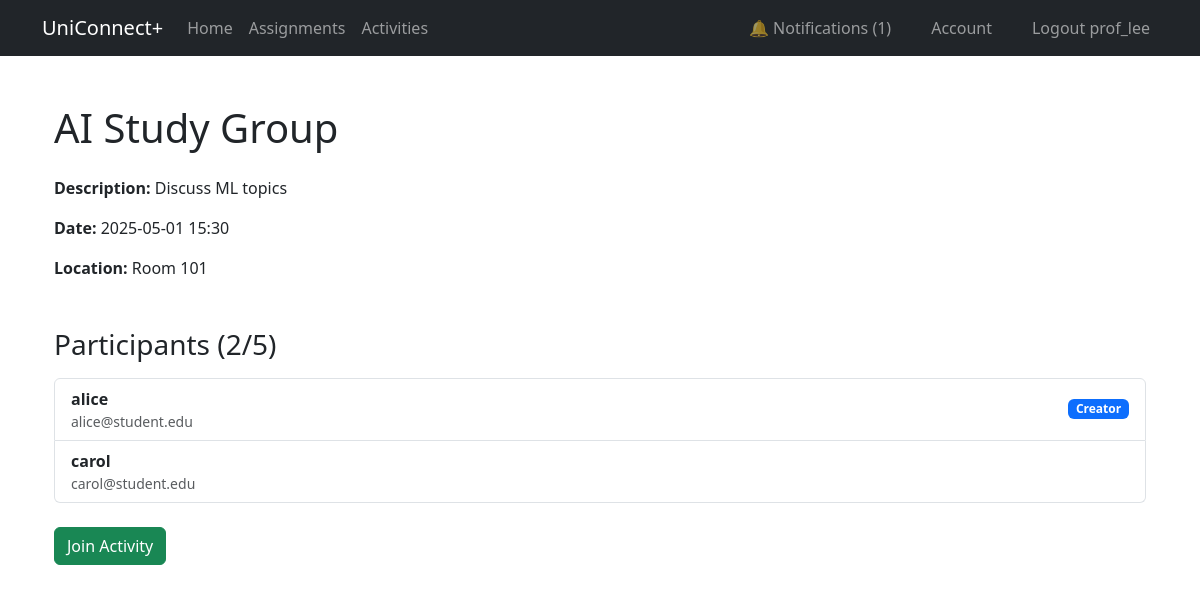
The page /activity/1 (signed in) on the database its author committed.
### app/models.py (models this page shows, shortened)
@dataclass
class User(UserMixin, db.Model):
    __tablename__ = 'user'
    id: so.Mapped[int] = so.mapped_column(primary_key=True)
    username: so.Mapped[str] = so.mapped_column(sa.String(64), unique=True, index=True)
    email: so.Mapped[str] = so.mapped_column(sa.String(120), unique=True, index=True)
    password_hash: so.Mapped[Optional[str]] = so.mapped_column(sa.String(256))
    role: so.Mapped[str] = so.mapped_column(sa.String(10), default="student")  # student, professor, admin
    submissions: so.Mapped[List['Submission']] = relationship(back_populates='student', cascade='all, delete-orphan')
    assignments: so.Mapped[List['Assignment']] = relationship(back_populates='professor', cascade='all, delete-orphan')
    activities_created: so.Mapped[List['Activity']] = relationship(back_populates='creator', cascade='all, delete-orphan')
    notifications: so.Mapped[List['Notification']] = relationship(back_populates='user', cascade='all, delete-orphan')
    participations: so.Mapped[List['Participant']] = relationship(back_populates='student', cascade='all, delete-orphan')

@dataclass
class Activity(db.Model):
    __tablename__ = 'activities'
    id: so.Mapped[int] = so.mapped_column(primary_key=True)
    title: so.Mapped[str] = so.mapped_column(sa.String(128))
    description: so.Mapped[str] = so.mapped_column(sa.Text)
    date: so.Mapped[datetime] = so.mapped_column(sa.DateTime)
    location: so.Mapped[str] = so.mapped_column(sa.String(128))
    created_by: so.Mapped[int] = so.mapped_column(ForeignKey('user.id'))
    is_full_notified: so.Mapped[bool] = so.mapped_column(default=False)
    creator: so.Mapped['User'] = relationship(back_populates='activities_created')
    participants: so.Mapped[List['Participant']] = relationship(back_populates='activity', cascade='all, delete-orphan')

@dataclass
class Participant(db.Model):
    __tablename__ = 'participants'
    activity_id: so.Mapped[int] = so.mapped_column(ForeignKey('activities.id'), primary_key=True)
    student_id: so.Mapped[int] = so.mapped_column(ForeignKey('user.id'), primary_key=True)
    activity: so.Mapped['Activity'] = relationship(back_populates='participants')
    student: so.Mapped['User'] = relationship(back_populates='participations')

### app/views.py (the view, shortened to what this page needs)
@app.route('/activity/<int:id>', methods=['GET', 'POST'])
@login_required
def activity(id):
    activity = db.session.get(Activity, id)
    if not activity:
        flash('Activity not found.', 'danger')
        return redirect(url_for('activities'))
    form = JoinLeaveActivityForm()
    is_participant = any(p.student_id == current_user.id for p in activity.participants)
    is_creator = current_user.id == activity.created_by
    now = datetime.utcnow()
    can_leave = (activity.date - now).days >= 3
    return render_template('activity.html', title='activity_details', activity=activity, form=form, is_participant=is_participant, is_creator=is_creator, now=now,
    can_leave=can_leave)

### app/__init__.py (called while the page is built)
@app.context_processor
def inject_unread_count():
    if current_user.is_authenticated:
        count = Notification.query.filter_by(user_id=current_user.id, is_read=False).count()
    else:
        count = 0
    return dict(unread_count=count)

### app/models.py (called while the page is built)
@login.user_loader
def load_user(id):
    return db.session.get(User, int(id))

### app/templates/activity.html (shortened to what this page needs)
{% extends "base.html" %}
{% block content %}
<div class="container mt-5 mb-5">
    <h1 class="mb-4">{{ activity.title }}</h1>
    <div class="mb-4">
        <p><strong>Description:</strong> {{ activity.description }}</p>
        <p><strong>Date:</strong> {{ activity.date.strftime('%Y-%m-%d %H:%M') }}</p>
        <p><strong>Location:</strong> {{ activity.location }}</p>
    </div>
    <h3 class="mt-5 mb-3">Participants ({{ activity.participants|length }}/5)</h3>
    {% if activity.participants %}
        <ul class="list-group mb-4">
            {% for participant in activity.participants %}
                <li class="list-group-item d-flex justify-content-between align-items-center">
                    <div class="d-flex flex-column">
                        <strong>{{ participant.student.username }}</strong>
                        <small class="text-muted">{{ participant.student.email }}</small>
                    </div>
                    {% if participant.student.id == activity.created_by %}
                        <span class="badge bg-primary">Creator</span>
                    {% endif %}
                </li>
            {% endfor %}
        </ul>
    {% endif %}
    {% if current_user.is_authenticated %}
        <form method="POST">
            {% if not is_participant %}
                <button type="submit" class="btn btn-success"
                        onclick="document.getElementById('action_field').value='join'"
                        {% if activity.participants|length >= 5 %}disabled{% endif %}>
                    {% if activity.participants|length >= 5 %}
                        Activity Full
                    {% else %}
                        Join Activity
                    {% endif %}
                </button>
            {% elif is_participant %}
                <button type="submit" class="btn btn-danger"
                        onclick="document.getElementById('action_field').value='leave'"
                        {% if not can_leave %}disabled{% endif %}>
                        Leave Activity
                </button>
            {% endif %}
        </form>
    {% endif %}
</div>
{% endblock %}

### app/templates/base.html (shortened to what this page needs)
<!doctype html>
<html lang="en">
<head>
    <link
        href="https://cdn.jsdelivr.net/npm/bootstrap@5.3.3/dist/css/bootstrap.min.css"
        rel="stylesheet"
>
    <link rel="stylesheet" href="https://cdn.jsdelivr.net/npm/bootstrap-icons@1.11.3/font/bootstrap-icons.min.css">
</head>
<body>
<nav class="navbar navbar-expand-sm bg-dark" data-bs-theme="dark">
    <div class="container">
        <a class="navbar-brand" href="{{ url_for('home') }}">UniConnect+</a>
        <div class="collapse navbar-collapse" id="navbarSupportedContent">
            <ul class="navbar-nav me-auto mb-2 mb-lg-0">
                <li class="nav-item">
                    <a class="nav-link" aria-current="page" href="{{ url_for('home') }}">Home</a>
                </li>
                {% if current_user.is_authenticated %}
                         <li class="nav-item">
                            <a class="nav-link" href="{{ url_for('assignments') }}">Assignments</a>
                        </li>
                        <li class="nav-item">
                            <a class="nav-link" href="{{ url_for('activities') }}">Activities</a>
                        </li>
                {% endif %}
            </ul>
            <ul class="navbar-nav gap-4 ms-auto">
                {% if not current_user.is_authenticated %}
                    <li class="nav-item">
                        <a class="nav-link" href="{{ url_for('login') }}">Login</a>
                    </li>
                    <li class="nav-item">
                        <a class="nav-link" href="{{ url_for('student_register') }}">Student Register</a>
                    </li>
                {% else %}
                    <li class="nav-item">
                        <a class="nav-link" href="{{ url_for('notifications') }}">
                            🔔 Notifications
                            {% if unread_count and unread_count > 0 %}
                                ({{ unread_count }})
                            {% endif %}
                        </a>
                    </li>
                    <li class="nav-item">
                        <a class="nav-link" href="{{ url_for('account') }}">Account</a>
                    </li>
                    <li class="nav-item">
                        <a class="nav-link" href="{{ url_for('logout') }}">Logout {{ current_user.username }}</a>
                    </li>
                {% endif %}
            </ul>
        </div>
    </div>
</nav>
<div class="container">
    {% block content %}{% endblock content %}
</div>
</body>
</html>

### rows shown on the page
User: username "prof_lee"
Activity: title "AI Study Group", description "Discuss ML topics", date "2025-05-01 15:30", location "Room 101"
Participant: student.username "alice", student.email "alice@student.edu", shows "Creator"
Participant: student.username "carol", student.email "carol@student.edu"

### other values the page prints
{{ unread_count }} "1"
{{ activity.participants|length }} "2"
